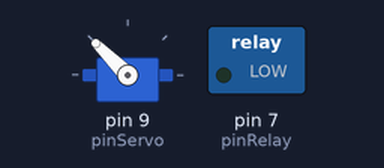
Recording of a sketch running on a simulated Arduino Uno, built with avr-gcc and run on an emulated ATmega328P. Shown: servo, switched loads named in the sketch (green lamp = pin HIGH).

Above: at 0.05 s.
At 3.0 s:
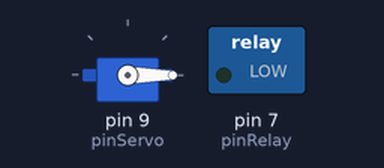
Timing chart, 0 to 6.9 s (numbered marks = the images above):
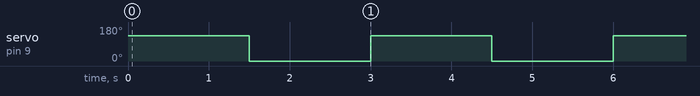

Measured:
- by itself, servo on pin 9 (pinServo): alternates 135° for 1.5 s and 0° for 1.5 s

The sketch:

11_Servo.ino
```cpp
#include <Servo.h>

int pinServo = 9;
int pinRelay = 7;
int servoPos = 135;
int dt = 1500;
Servo myServo;

void setup() {
  // put your setup code here, to run once:
  myServo.attach(pinServo);
  Serial.begin(9600);
  pinMode(pinRelay, OUTPUT);
}

void loop() {
  // put your main code here, to run repeatedly:
  myServo.write(servoPos);
  delay(dt);
  myServo.write((-1)*servoPos);
  delay(dt);
}
```
